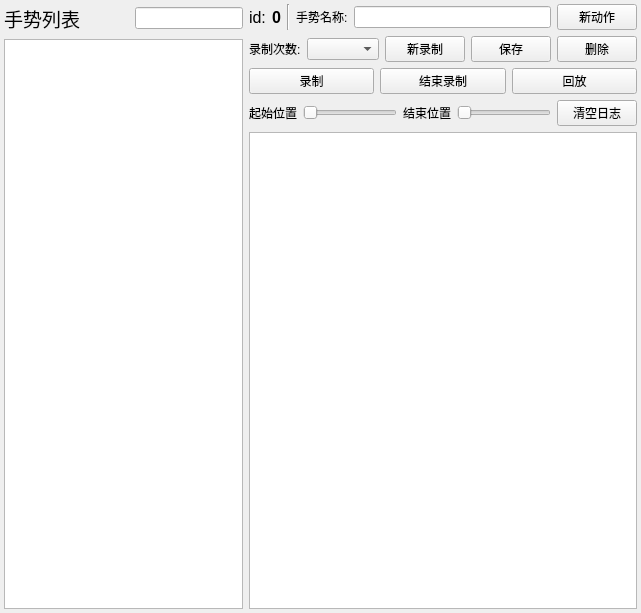
<?xml version="1.0" encoding="UTF-8"?>
<ui version="4.0">
 <class>Widget</class>
 <widget class="QWidget" name="Widget">
  <property name="geometry">
   <rect>
    <x>0</x>
    <y>0</y>
    <width>641</width>
    <height>613</height>
   </rect>
  </property>
  <property name="windowTitle">
   <string>手势录制</string>
  </property>
  <layout class="QVBoxLayout" name="verticalLayout_4">
   <property name="spacing">
    <number>4</number>
   </property>
   <property name="leftMargin">
    <number>4</number>
   </property>
   <property name="topMargin">
    <number>4</number>
   </property>
   <property name="rightMargin">
    <number>4</number>
   </property>
   <property name="bottomMargin">
    <number>4</number>
   </property>
   <item>
    <layout class="QHBoxLayout" name="horizontalLayout_6">
     <property name="spacing">
      <number>6</number>
     </property>
     <item>
      <layout class="QVBoxLayout" name="verticalLayout_3">
       <item>
        <layout class="QHBoxLayout" name="horizontalLayout_7">
         <item>
          <widget class="QLabel" name="label_5">
           <property name="font">
            <font>
             <pointsize>14</pointsize>
             <italic>false</italic>
            </font>
           </property>
           <property name="text">
            <string>手势列表</string>
           </property>
          </widget>
         </item>
         <item>
          <widget class="QLineEdit" name="lineEditSearch">
           <property name="sizePolicy">
            <sizepolicy hsizetype="Maximum" vsizetype="Fixed">
             <horstretch>0</horstretch>
             <verstretch>0</verstretch>
            </sizepolicy>
           </property>
          </widget>
         </item>
        </layout>
       </item>
       <item>
        <widget class="QListView" name="gestureListView">
         <property name="sizePolicy">
          <sizepolicy hsizetype="Maximum" vsizetype="Expanding">
           <horstretch>0</horstretch>
           <verstretch>0</verstretch>
          </sizepolicy>
         </property>
        </widget>
       </item>
      </layout>
     </item>
     <item>
      <layout class="QVBoxLayout" name="verticalLayout_2">
       <item>
        <layout class="QVBoxLayout" name="verticalLayout">
         <item>
          <layout class="QHBoxLayout" name="horizontalLayout_4">
           <item>
            <widget class="QLabel" name="label_6">
             <property name="font">
              <font>
               <pointsize>12</pointsize>
              </font>
             </property>
             <property name="text">
              <string>id:</string>
             </property>
            </widget>
           </item>
           <item>
            <widget class="QLabel" name="labelId">
             <property name="font">
              <font>
               <pointsize>12</pointsize>
               <bold>true</bold>
              </font>
             </property>
             <property name="text">
              <string>0</string>
             </property>
            </widget>
           </item>
           <item>
            <widget class="Line" name="line">
             <property name="orientation">
              <enum>Qt::Orientation::Vertical</enum>
             </property>
            </widget>
           </item>
           <item>
            <widget class="QLabel" name="label_3">
             <property name="sizePolicy">
              <sizepolicy hsizetype="Preferred" vsizetype="Maximum">
               <horstretch>0</horstretch>
               <verstretch>0</verstretch>
              </sizepolicy>
             </property>
             <property name="text">
              <string>手势名称:</string>
             </property>
            </widget>
           </item>
           <item>
            <widget class="QLineEdit" name="lineEditName">
             <property name="sizePolicy">
              <sizepolicy hsizetype="Expanding" vsizetype="Maximum">
               <horstretch>0</horstretch>
               <verstretch>0</verstretch>
              </sizepolicy>
             </property>
            </widget>
           </item>
           <item>
            <widget class="QPushButton" name="pushButtonGestureNew">
             <property name="sizePolicy">
              <sizepolicy hsizetype="Minimum" vsizetype="Maximum">
               <horstretch>0</horstretch>
               <verstretch>0</verstretch>
              </sizepolicy>
             </property>
             <property name="text">
              <string>新动作</string>
             </property>
            </widget>
           </item>
          </layout>
         </item>
         <item>
          <layout class="QVBoxLayout" name="verticalLayout_5">
           <item>
            <layout class="QHBoxLayout" name="horizontalLayout_5">
             <item>
              <widget class="QLabel" name="label_4">
               <property name="sizePolicy">
                <sizepolicy hsizetype="Maximum" vsizetype="Preferred">
                 <horstretch>0</horstretch>
                 <verstretch>0</verstretch>
                </sizepolicy>
               </property>
               <property name="text">
                <string>录制次数:</string>
               </property>
              </widget>
             </item>
             <item>
              <widget class="QComboBox" name="comboBoxRecord"/>
             </item>
             <item>
              <widget class="QPushButton" name="pushButtonRecordNew">
               <property name="text">
                <string>新录制</string>
               </property>
              </widget>
             </item>
             <item>
              <layout class="QHBoxLayout" name="horizontalLayout_3">
               <item>
                <widget class="QPushButton" name="pushButtonRecordSave">
                 <property name="text">
                  <string>保存</string>
                 </property>
                </widget>
               </item>
               <item>
                <widget class="QPushButton" name="pushButtonRecordDel">
                 <property name="text">
                  <string>删除</string>
                 </property>
                </widget>
               </item>
              </layout>
             </item>
            </layout>
           </item>
           <item>
            <layout class="QHBoxLayout" name="horizontalLayout">
             <item>
              <widget class="QPushButton" name="pushButtonRecordStart">
               <property name="text">
                <string>录制</string>
               </property>
              </widget>
             </item>
             <item>
              <widget class="QPushButton" name="pushButtonRecordEnd">
               <property name="text">
                <string>结束录制</string>
               </property>
              </widget>
             </item>
             <item>
              <widget class="QPushButton" name="pushButtonRecordReview">
               <property name="text">
                <string>回放</string>
               </property>
              </widget>
             </item>
            </layout>
           </item>
          </layout>
         </item>
         <item>
          <layout class="QHBoxLayout" name="horizontalLayout_2">
           <item>
            <widget class="QLabel" name="label">
             <property name="text">
              <string>起始位置</string>
             </property>
            </widget>
           </item>
           <item>
            <widget class="QSlider" name="horizontalSliderPosStart">
             <property name="orientation">
              <enum>Qt::Orientation::Horizontal</enum>
             </property>
            </widget>
           </item>
           <item>
            <widget class="QLabel" name="label_2">
             <property name="text">
              <string>结束位置</string>
             </property>
            </widget>
           </item>
           <item>
            <widget class="QSlider" name="horizontalSliderPosEnd">
             <property name="orientation">
              <enum>Qt::Orientation::Horizontal</enum>
             </property>
            </widget>
           </item>
           <item>
            <widget class="QPushButton" name="pushButtonClearLog">
             <property name="text">
              <string>清空日志</string>
             </property>
            </widget>
           </item>
          </layout>
         </item>
         <item>
          <widget class="QTextBrowser" name="logBrowser"/>
         </item>
        </layout>
       </item>
      </layout>
     </item>
    </layout>
   </item>
  </layout>
 </widget>
 <resources/>
 <connections/>
</ui>
